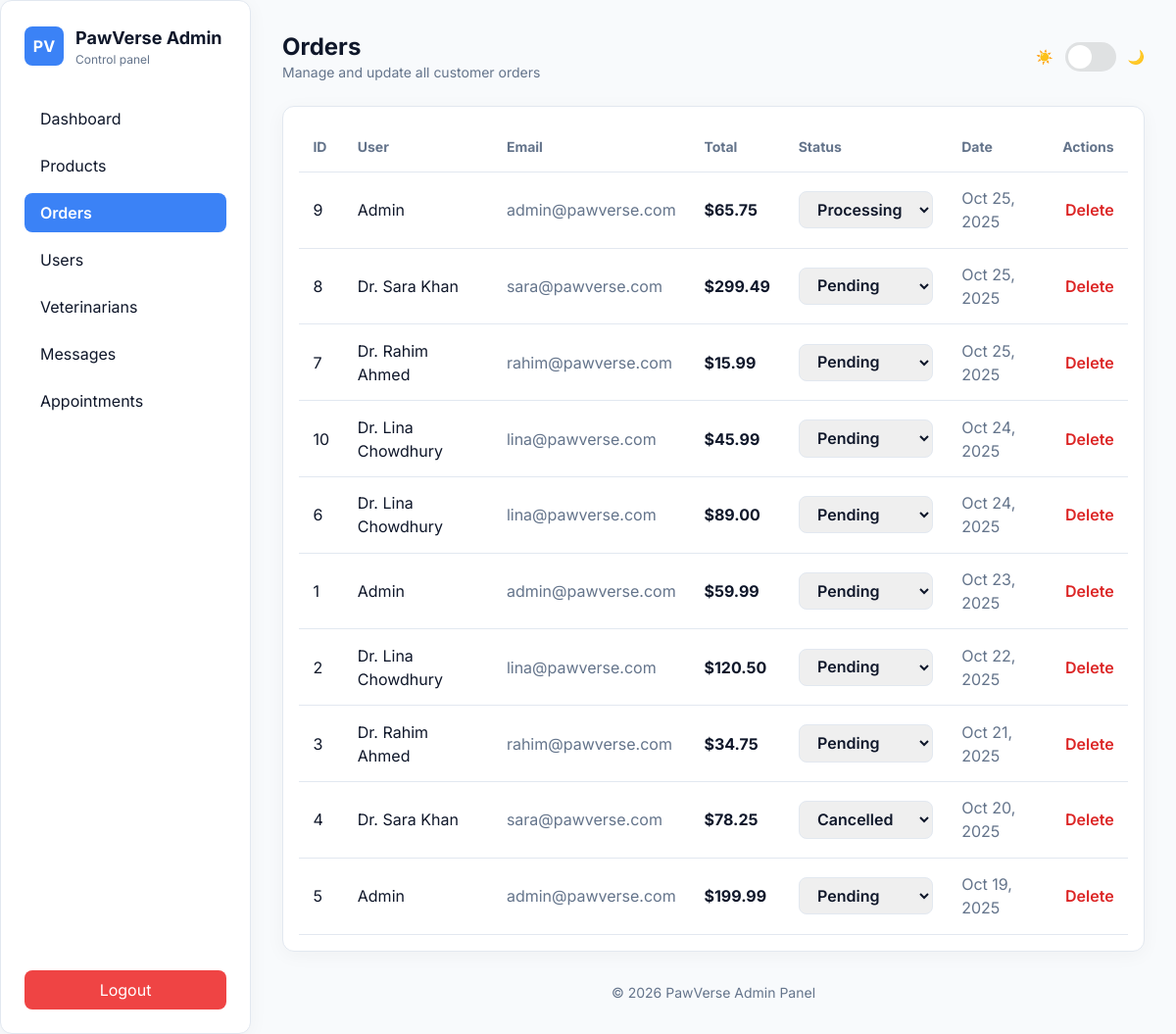
The app's page /admin/orders.php (signed in) with its own data.
### tables this page shows
CREATE TABLE `orders` (
  `id` int(11) NOT NULL,
  `user_id` int(11) NOT NULL,
  `total_amount` decimal(10,2) NOT NULL,
  `status` varchar(50) NOT NULL DEFAULT 'pending',
  `created_at` timestamp NOT NULL DEFAULT current_timestamp()
);

CREATE TABLE `users` (
  `id` int(11) NOT NULL,
  `name` varchar(100) NOT NULL,
  `email` varchar(100) NOT NULL,
  `password` varchar(255) DEFAULT NULL,
  `role` enum('customer','vet','admin') DEFAULT 'customer',
  `status` enum('active','inactive') DEFAULT 'active',
  `created_at` timestamp NOT NULL DEFAULT current_timestamp()
);

### admin/orders.php (the view, shortened to what this page needs)
<?php
require_once __DIR__ . '/../config/db.php';
$conn->query("
  ALTER TABLE orders
  MODIFY COLUMN status VARCHAR(50) NOT NULL DEFAULT 'pending';
");
$conn->query("
  CREATE TABLE IF NOT EXISTS activity_log (
    id INT AUTO_INCREMENT PRIMARY KEY,
    user_id INT NULL,
    action VARCHAR(191) NOT NULL,
    details TEXT NULL,
    created_at TIMESTAMP DEFAULT CURRENT_TIMESTAMP,
    INDEX (created_at),
    INDEX (user_id)
  ) ENGINE=InnoDB DEFAULT CHARSET=utf8mb4;
");
$orders = $conn->query("
  SELECT o.id, o.user_id, o.total_amount, o.status, o.created_at,
         u.name AS user_name, u.email AS user_email
  FROM orders o
  LEFT JOIN users u ON o.user_id = u.id
  ORDER BY o.created_at DESC
");
?>
<!doctype html>
<html lang="en">
<head>
<script src="https://cdn.tailwindcss.com"></script>
</head>
<body>
<div class="flex min-h-screen">
  <aside class="fixed md:static inset-y-0 left-0 w-64 p-6 panel">
    <div class="flex flex-col justify-between h-full">
      <div>
        <div class="flex items-center gap-3 mb-8">
          <div class="w-10 h-10 rounded-lg flex items-center justify-center bg-[color:var(--accent)] text-white font-bold">PV</div>
          <div>
            <h3 class="text-lg font-bold">PawVerse Admin</h3>
            <div class="text-xs muted">Control panel</div>
          </div>
        </div>
        <nav class="space-y-2">
          <a href="dashboard.php" class="block px-4 py-2 rounded-lg hover:bg-[color:var(--accent)]/10 transition">Dashboard</a>
          <a href="products.php" class="block px-4 py-2 rounded-lg hover:bg-[color:var(--accent)]/10 transition">Products</a>
          <a href="orders.php" class="block px-4 py-2 rounded-lg bg-[color:var(--accent)] text-white font-semibold">Orders</a>
          <a href="users.php" class="block px-4 py-2 rounded-lg hover:bg-[color:var(--accent)]/10 transition">Users</a>
          <a href="veterinarians.php" class="block px-4 py-2 rounded-lg hover:bg-[color:var(--accent)]/10 transition">Veterinarians</a>
          <a href="messages.php" class="block px-4 py-2 rounded-lg hover:bg-[color:var(--accent)]/10 transition">Messages</a>
          <a href="appointments.php" class="block px-4 py-2 rounded-lg hover:bg-[color:var(--accent)]/10 transition">Appointments</a>
        </nav>
      </div>
      <form method="POST" action="../auth/logout.php" class="pt-6">
        <button class="w-full py-2 rounded-lg bg-red-500 text-white hover:bg-red-600 transition">Logout</button>
      </form>
    </div>
  </aside>
  <main class="flex-1 p-6 md:p-8 w-full">
    <div class="flex items-center justify-between mb-6">
      <div>
        <h1 class="text-2xl font-bold">Orders</h1>
        <p class="muted text-sm">Manage and update all customer orders</p>
      </div>
      <div class="flex items-center gap-3">
        <span class="text-sm muted">☀️</span>
        <div id="themeSwitch" class="switch"><div class="knob"></div></div>
        <span class="text-sm muted">🌙</span>
      </div>
    </div>
    <div class="panel p-4 overflow-x-auto w-full">
      <table>
        <thead>
          <tr>
            <th>ID</th>
            <th>User</th>
            <th>Email</th>
            <th>Total</th>
            <th>Status</th>
            <th>Date</th>
            <th class="text-right">Actions</th>
          </tr>
        </thead>
        <tbody>
          <?php if ($orders && $orders->num_rows): while ($o=$orders->fetch_assoc()): ?>
          <tr>
            <td><?php echo $o['id']; ?></td>
            <td><?php echo htmlspecialchars($o['user_name'] ?: 'Guest'); ?></td>
            <td class="muted"><?php echo htmlspecialchars($o['user_email'] ?: '-'); ?></td>
            <td><strong>$<?php echo number_format($o['total_amount'],2); ?></strong></td>
            <td>
              <select data-id="<?php echo $o['id']; ?>" class="status-select">
                <?php foreach(['pending','processing','shipped','delivered','cancelled'] as $s): ?>
                  <option value="<?php echo $s; ?>" <?php if($o['status']===$s) echo'selected'; ?>><?php echo ucfirst($s); ?></option>
                <?php endforeach; ?>
              </select>
            </td>
            <td class="muted"><?php echo date('M d, Y', strtotime($o['created_at'])); ?></td>
            <td class="text-right">
              <button onclick="deleteOrder(<?php echo $o['id']; ?>)" class="text-red-600 hover:text-red-800 font-semibold">Delete</button>
            </td>
          </tr>
          <?php endwhile; else: ?>
          <tr><td colspan="7" class="text-center py-4 muted">No orders available</td></tr>
          <?php endif; ?>
        </tbody>
      </table>
    </div>
    <footer class="mt-8 text-sm muted text-center">© <?php echo date('Y'); ?> PawVerse Admin Panel</footer>
  </main>
</div>
</body>
</html>

### admin/orders.php (style rules this page uses)
:root { --bg:#f8fafc; --panel:#ffffff; --text:#0f172a; --muted:#64748b; --accent:#3b82f6; --border:#e2e8f0; }
body { font-family:"Inter",sans-serif;background:var(--bg);color:var(--text);transition:.3s; }
.panel { background:var(--panel);border:1px solid var(--border);border-radius:.75rem;box-shadow:0 4px 20px rgba(0,0,0,0.04); }
.muted { color:var(--muted); }
.switch { width:52px;height:30px;border-radius:999px;padding:3px;display:inline-flex;align-items:center;cursor:pointer;background:rgba(0,0,0,0.1); }
.switch .knob { width:24px;height:24px;border-radius:999px;background:white;transition:transform .24s; }
table { width:100%;border-collapse:collapse; }
th,td { padding:.9rem;border-bottom:1px solid var(--border);text-align:left; }
th { color:var(--muted);font-size:.875rem; }
select.status-select { padding:.45rem .9rem; border-radius:.5rem; font-weight:600; border:1px solid var(--border); cursor:pointer; transition:.2s; }

### records on screen
orders: id "9", user.name "Admin", user.email "admin@pawverse.com", total_amount "65.75", status+id "Processing", created_at "Oct 25, 2025"
orders: id "8", user.name "Dr. Sara Khan", user.email "sara@pawverse.com", total_amount "299.49", status+id "Pending", created_at "Oct 25, 2025"
orders: id "7", user.name "Dr. Rahim Ahmed", user.email "rahim@pawverse.com", total_amount "15.99", id "Pending", created_at "Oct 25, 2025"
orders: id "10", user.name "Dr. Lina Chowdhury", user.email "lina@pawverse.com", total_amount "45.99", id "Pending", created_at "Oct 24, 2025"
orders: id "6", user.name "Dr. Lina Chowdhury", user.email "lina@pawverse.com", total_amount "89.00", id "Pending", created_at "Oct 24, 2025"
orders: id "1", user.name "Admin", user.email "admin@pawverse.com", total_amount "59.99", id "Pending", created_at "Oct 23, 2025"
orders: id "2", user.name "Dr. Lina Chowdhury", user.email "lina@pawverse.com", total_amount "120.50", id "Pending", created_at "Oct 22, 2025"
orders: id "3", user.name "Dr. Rahim Ahmed", user.email "rahim@pawverse.com", total_amount "34.75", id "Pending", created_at "Oct 21, 2025"
orders: id "4", user.name "Dr. Sara Khan", user.email "sara@pawverse.com", total_amount "78.25", status+id "Cancelled", created_at "Oct 20, 2025"
orders: id "5", user.name "Admin", user.email "admin@pawverse.com", total_amount "199.99", id "Pending", created_at "Oct 19, 2025"
